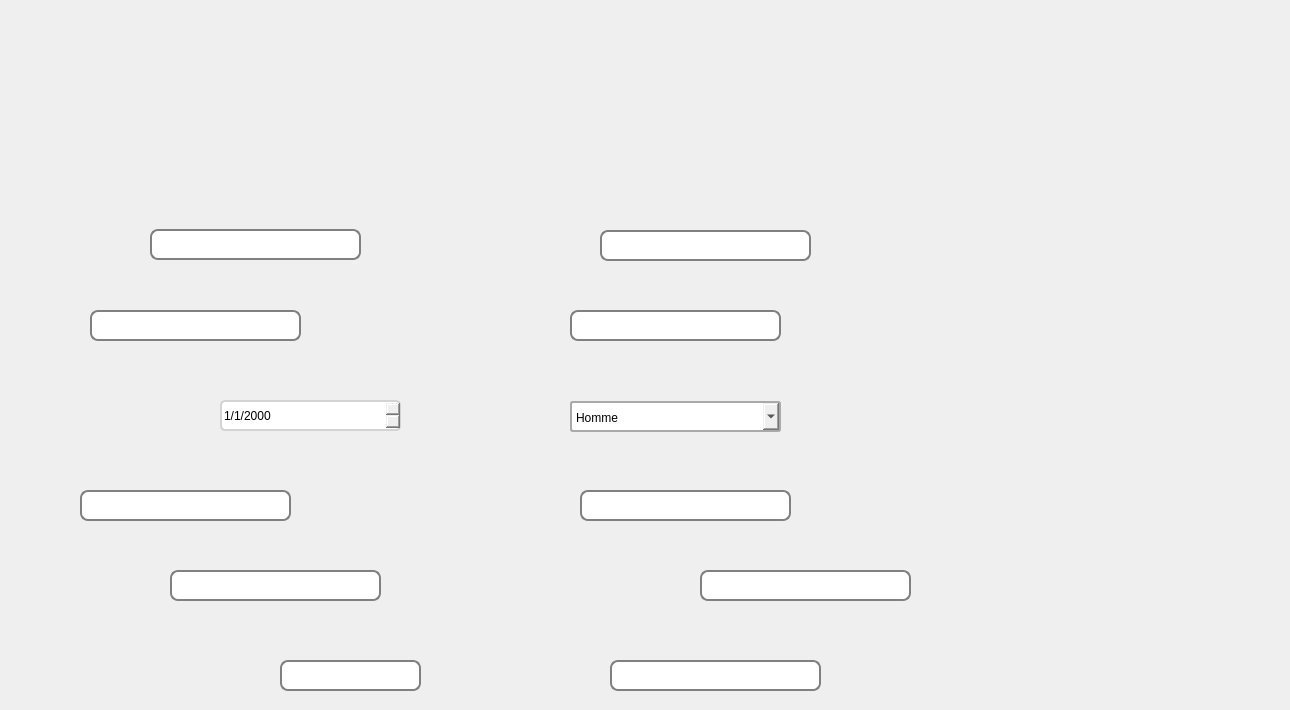
   <widget class="QWidget" name="tab">
    <attribute name="title">
     <string>Ajouter Personel</string>
    </attribute>
    <widget class="QWidget" name="widget" native="true">
     <property name="geometry">
      <rect>
       <x>0</x>
       <y>0</y>
       <width>1281</width>
       <height>701</height>
      </rect>
     </property>
     <property name="styleSheet">
      <string notr="true">QWidget#widget{background-image: url(:/AjoutPerso.png);}</string>
     </property>
     <widget class="QLineEdit" name="Occupation">
      <property name="geometry">
       <rect>
        <x>150</x>
        <y>229</y>
        <width>211</width>
        <height>31</height>
       </rect>
      </property>
      <property name="styleSheet">
       <string notr="true">QLineEdit {
padding: 1px;
border-style: solid;
border: 2px solid gray;
border-radius: 8px;
}</string>
      </property>
     </widget>
     <widget class="QLineEdit" name="Nom">
      <property name="geometry">
       <rect>
        <x>90</x>
        <y>310</y>
        <width>211</width>
        <height>31</height>
       </rect>
      </property>
      <property name="styleSheet">
       <string notr="true">QLineEdit {
padding: 1px;
border-style: solid;
border: 2px solid gray;
border-radius: 8px;
}</string>
      </property>
     </widget>
     <widget class="QLineEdit" name="carteid">
      <property name="geometry">
       <rect>
        <x>80</x>
        <y>490</y>
        <width>211</width>
        <height>31</height>
       </rect>
      </property>
      <property name="styleSheet">
       <string notr="true">QLineEdit {
padding: 1px;
border-style: solid;
border: 2px solid gray;
border-radius: 8px;
}</string>
      </property>
     </widget>
     <widget class="QLineEdit" name="Horaire">
      <property name="geometry">
       <rect>
        <x>280</x>
        <y>660</y>
        <width>141</width>
        <height>31</height>
       </rect>
      </property>
      <property name="styleSheet">
       <string notr="true">QLineEdit {
padding: 1px;
border-style: solid;
border: 2px solid gray;
border-radius: 8px;
}</string>
      </property>
     </widget>
     <widget class="QLineEdit" name="Salaire">
      <property name="geometry">
       <rect>
        <x>170</x>
        <y>570</y>
        <width>211</width>
        <height>31</height>
       </rect>
      </property>
      <property name="styleSheet">
       <string notr="true">QLineEdit {
padding: 1px;
border-style: solid;
border: 2px solid gray;
border-radius: 8px;
}</string>
      </property>
     </widget>
     <widget class="QLineEdit" name="Special">
      <property name="geometry">
       <rect>
        <x>600</x>
        <y>230</y>
        <width>211</width>
        <height>31</height>
       </rect>
      </property>
      <property name="styleSheet">
       <string notr="true">QLineEdit {
padding: 1px;
border-style: solid;
border: 2px solid gray;
border-radius: 8px;
}</string>
      </property>
     </widget>
     <widget class="QLineEdit" name="Prenom">
      <property name="geometry">
       <rect>
        <x>570</x>
        <y>310</y>
        <width>211</width>
        <height>31</height>
       </rect>
      </property>
      <property name="styleSheet">
       <string notr="true">QLineEdit {
padding: 1px;
border-style: solid;
border: 2px solid gray;
border-radius: 8px;
}</string>
      </property>
     </widget>
     <widget class="QLineEdit" name="Tel">
      <property name="geometry">
       <rect>
        <x>580</x>
        <y>490</y>
        <width>211</width>
        <height>31</height>
       </rect>
      </property>
      <property name="styleSheet">
       <string notr="true">QLineEdit {
padding: 1px;
border-style: solid;
border: 2px solid gray;
border-radius: 8px;
}</string>
      </property>
     </widget>
     <widget class="QLineEdit" name="LineEdit_6">
      <property name="geometry">
       <rect>
        <x>700</x>
        <y>570</y>
        <width>211</width>
        <height>31</height>
       </rect>
      </property>
      <property name="styleSheet">
       <string notr="true">QLineEdit {
padding: 1px;
border-style: solid;
border: 2px solid gray;
border-radius: 8px;
}</string>
      </property>
     </widget>
     <widget class="QLineEdit" name="Mail">
      <property name="geometry">
       <rect>
        <x>610</x>
        <y>660</y>
        <width>211</width>
        <height>31</height>
       </rect>
      </property>
      <property name="styleSheet">
       <string notr="true">QLineEdit {
padding: 1px;
border-style: solid;
border: 2px solid gray;
border-radius: 8px;
}</string>
      </property>
     </widget>
     <widget class="QWidget" name="widget_2" native="true">
      <property name="geometry">
       <rect>
        <x>1130</x>
        <y>399</y>
        <width>121</width>
        <height>41</height>
       </rect>
      </property>
      <widget class="QPushButton" name="save">
       <property name="geometry">
        <rect>
         <x>4</x>
         <y>-8</y>
         <width>121</width>
         <height>51</height>
        </rect>
       </property>
       <property name="styleSheet">
        <string notr="true">QPushButton{
border-style:solid;

background-color:#AARRGGBB ;
color:#fff;
border-radius:7px;
}
</string>
       </property>
       <property name="text">
        <string/>
       </property>
      </widget>
     </widget>
     <widget class="QWidget" name="widget_3" native="true">
      <property name="geometry">
       <rect>
        <x>1159</x>
        <y>80</y>
        <width>111</width>
        <height>41</height>
       </rect>
      </property>
      <widget class="QPushButton" name="retour">
       <property name="geometry">
        <rect>
         <x>0</x>
         <y>0</y>
         <width>111</width>
         <height>41</height>
        </rect>
       </property>
       <property name="styleSheet">
        <string notr="true">QPushButton{
border-style:solid;

background-color:#AARRGGBB ;
color:#fff;
border-radius:7px;
}

</string>
       </property>
       <property name="text">
        <string/>
       </property>
      </widget>
     </widget>
     <widget class="QDateEdit" name="dateEdit_2">
      <property name="geometry">
       <rect>
        <x>220</x>
        <y>400</y>
        <width>181</width>
        <height>31</height>
       </rect>
      </property>
      <property name="styleSheet">
       <string notr="true">
QDateEdit::drop-down {
	subcontrol-origin: padding;
	subcontrol-position: top right;
	width: 15px;
 
	border-left-width: 1px;
	border-left-color: darkgray;
	border-left-style: solid;
	border-top-right-radius: 3px;
	border-bottom-right-radius: 3px;
}
QDateEdit {
	border: 2px solid lightgray;
	border-radius: 5px;
}


</string>
      </property>
      <property name="displayFormat">
       <string>d/M/yyyy</string>
      </property>
     </widget>
     <widget class="QComboBox" name="Sexe">
      <property name="geometry">
       <rect>
        <x>570</x>
        <y>401</y>
        <width>211</width>
        <height>31</height>
       </rect>
      </property>
      <property name="styleSheet">
       <string notr="true">border-width:2px;
border-style:solid;
border-color:darkblue;

border-radius: 3px;
padding: 1px 18px 1px 3px;
min-width: 6em;

background: qlineargradient(x1: 0, y1: 0, x2: 0, y2: 1,
                       stop: 0 #D3D3D3, stop: 0.4 #D8D8D8,
                       stop: 0.5 #DDDDDD, stop: 1.0 #E1E1E1);


padding-top: 3px;
padding-left: 4px;

subcontrol-origin: padding;
subcontrol-position: top right;
width: 15px;

border-left-width: 1px;
border-left-color: darkgray;
border-left-style: solid; 
border-top-right-radius: 3px; 
border-bottom-right-radius: 3px;

top: 1px;
left: 1px;

border: 2px solid darkgray;
selection-background-color: lightgray;

</string>
      </property>
      <item>
       <property name="text">
        <string>Homme</string>
       </property>
      </item>
      <item>
       <property name="text">
        <string>Femme</string>
       </property>
      </item>
     </widget>
    </widget>
   </widget>
